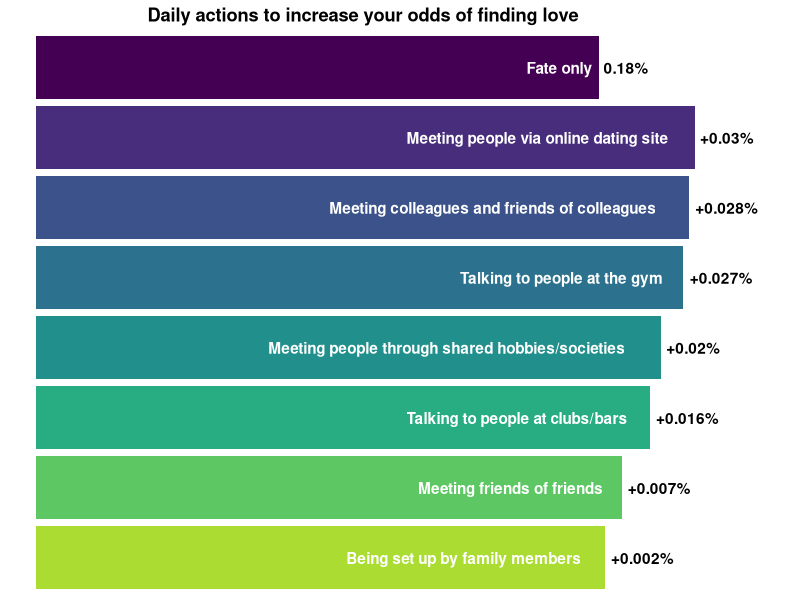

Write the R code that produced this figure.
## ---- chunk 1
knitr::opts_chunk$set(collapse = TRUE, out.width = "100%")
## ---- chunk 2
library(dplyr)
library(magrittr)
library(ggplot2)

# Label the odds in chart
label.odds <- c("Being set up by family members"
                ,"Meeting friends of friends"
                ,"Talking to people at clubs/bars"
                ,"Meeting people through shared hobbies/societies"
                ,"Talking to people at the gym"
                ,"Meeting colleagues and friends of colleagues"
                , "Meeting people via online dating site"
                ,"Fate only"
                )

# Standard fate odd
odds <- 1/562

# Increased odds by action undertaken
all.odds <- c(odds * 1.01
              , odds * 1.04
              , odds * 1.09
              , odds * 1.11
              , odds * 1.15
              , odds * 1.16
              , odds * 1.17
              , odds) %>%
  set_names( label.odds )

# Numeric labels for odds
label_num.odds <- c(paste0("+", 100 * round(all.odds[-8] - odds, digits = 5)), round(100 * odds, digits = 2)) %>% paste0("%")
x.val <- 1:length( all.odds )
data.df <- data.frame( as.factor(x.val), all.odds, label.odds ) %>%
  set_names( c("x", "odds", "label") )

# Create chart
ggplot(data = data.df, aes(x = x, y = odds, fill = x)) + 
  geom_bar(stat = "identity", show.legend = FALSE) +
  # scale_fill_viridis_d(direction = -1, alpha = 0.95, option = "D") +
  scale_fill_manual(values = viridis::viridis(9)[-9] %>% rev(), aesthetics = "fill") + 
  coord_flip() +
  ggtitle("Daily actions to increase your odds of finding love") + 
  geom_text( aes( label = label.odds ), colour = "white", hjust = 1.1, fontface = "bold") + 
  geom_text( aes ( label = label_num.odds ), hjust = -0.1, fontface = "bold") +
  theme_void() +
  scale_y_continuous(name = "Odds of finding love in 365 days", limits = c(0, 0.0023)) +
  theme(plot.title = element_text(hjust = 0.4, face = "bold"))
